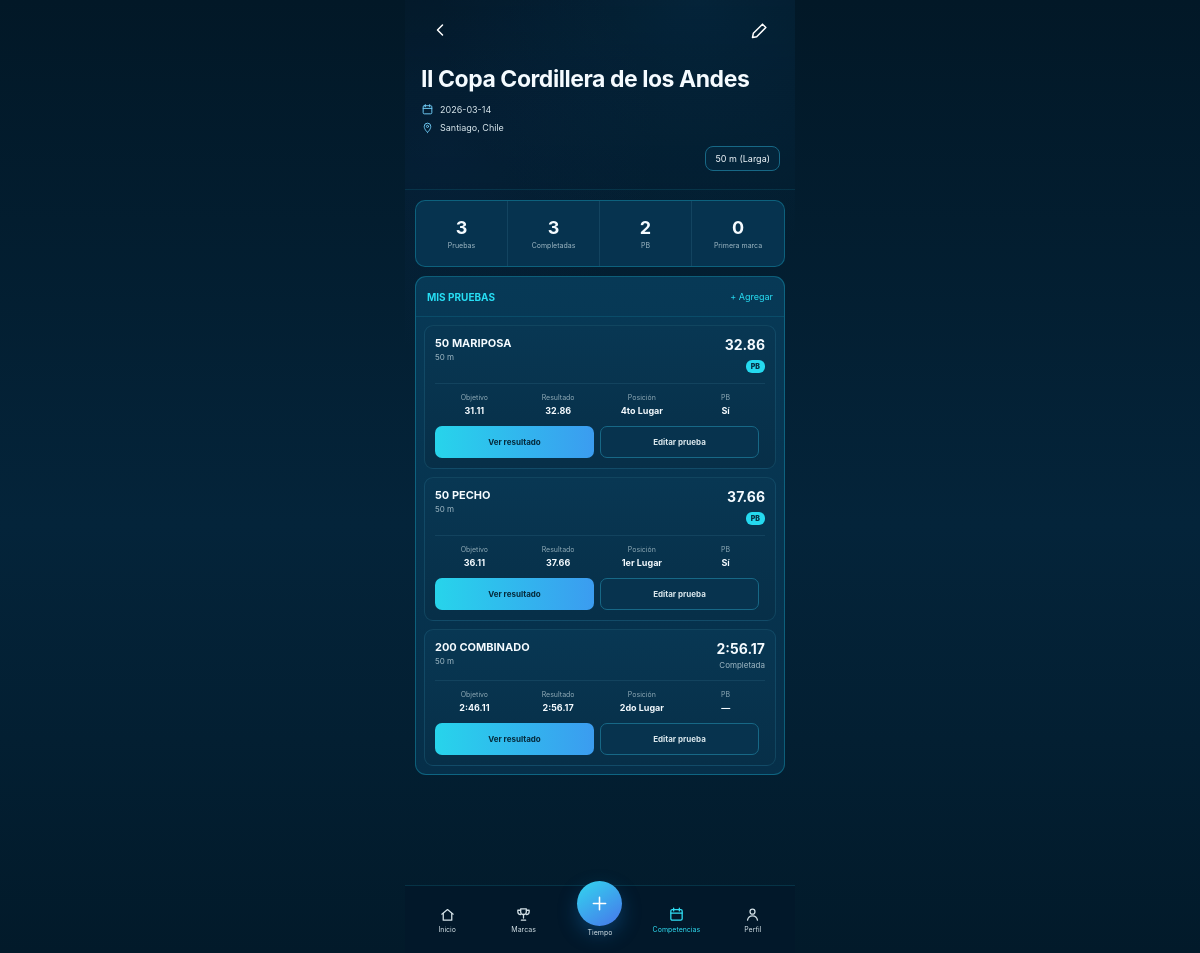
Screenshot of /competitions/2 with the database file from the repository.
### tables this page shows
CREATE TABLE competitions (
        id INTEGER PRIMARY KEY AUTOINCREMENT,
        name TEXT NOT NULL,
        competition_date TEXT NOT NULL,
        location TEXT,
        pool_length INTEGER NOT NULL,
        notes TEXT,
        created_at TEXT NOT NULL DEFAULT CURRENT_TIMESTAMP
    );

CREATE TABLE competition_events (
        id INTEGER PRIMARY KEY AUTOINCREMENT,
        competition_id INTEGER NOT NULL,
        distance INTEGER NOT NULL,
        stroke TEXT NOT NULL,
        target_cs INTEGER,
        status TEXT NOT NULL DEFAULT 'Pendiente',
        created_at TEXT NOT NULL DEFAULT CURRENT_TIMESTAMP, position TEXT, notes TEXT,
        FOREIGN KEY(competition_id) REFERENCES competitions(id) ON DELETE CASCADE
    );

CREATE TABLE swims (
        id INTEGER PRIMARY KEY AUTOINCREMENT,
        distance INTEGER NOT NULL,
        stroke TEXT NOT NULL,
        pool_length INTEGER NOT NULL,
        time_cs INTEGER NOT NULL,
        swim_date TEXT NOT NULL,
        kind TEXT NOT NULL DEFAULT 'Competencia',
        event_name TEXT,
        notes TEXT,
        competition_id INTEGER,
        planned_event_id INTEGER,
        created_at TEXT NOT NULL DEFAULT CURRENT_TIMESTAMP,
        FOREIGN KEY(competition_id) REFERENCES competitions(id) ON DELETE SET NULL
    );

### app.py (the view)
@app.route("/competitions/<int:competition_id>")
def competition_detail(competition_id):
    conn = get_db()
    comp = conn.execute(
        "SELECT * FROM competitions WHERE id=?", (competition_id,)
    ).fetchone()
    if not comp:
        conn.close()
        return "Competencia no encontrada", 404
    events = conn.execute("""
        SELECT ce.*,
               s.id AS swim_id,
               s.time_cs,
               s.swim_date,
               s.kind,
               s.notes AS swim_notes,
               (
                   SELECT MIN(s2.time_cs)
                   FROM swims s2
                   WHERE s2.distance = ce.distance
                     AND s2.stroke = ce.stroke
                     AND s2.pool_length = c.pool_length
                     AND (
                       s.id IS NULL OR
                       (s2.swim_date < s.swim_date OR
                       (s2.swim_date = s.swim_date AND s2.id < s.id))
                     )
               ) AS prior_pb
        FROM competition_events ce
        JOIN competitions c ON c.id=ce.competition_id
        LEFT JOIN swims s ON s.planned_event_id=ce.id
        WHERE ce.competition_id=?
        ORDER BY ce.id
    """, (competition_id,)).fetchall()
    enriched = []
    completed = 0
    new_pbs = 0
    first_marks = 0
    for e in events:
        item = dict(e)
        item["splits"] = []
        item["is_pb"] = False
        item["is_first"] = False
        item["improvement_cs"] = None
        if e["swim_id"]:
            completed += 1
            splits = conn.execute("""
                SELECT *
                FROM splits
                WHERE swim_id=?
                ORDER BY split_distance ASC, id ASC
            """, (e["swim_id"],)).fetchall()
            item["splits"] = [dict(x) for x in splits]
            if e["prior_pb"] is None:
                first_marks += 1
                item["is_first"] = True
            elif e["time_cs"] <= e["prior_pb"]:
                new_pbs += 1
                item["is_pb"] = True
                item["improvement_cs"] = e["prior_pb"] - e["time_cs"]
        enriched.append(item)
    conn.close()
    return render_template(
        "competition_detail.html",
        comp=comp,
        events=enriched,
        total_races=len(events),
        completed=completed,
        new_pbs=new_pbs,
        first_marks=first_marks
    )

### app.py (called while the page is built)
def get_db():
    conn = sqlite3.connect(DB)
    conn.row_factory = sqlite3.Row
    conn.execute("PRAGMA foreign_keys = ON")
    return conn

def fmt_time(cs: int) -> str:
    total_seconds = cs / 100
    minutes = int(total_seconds // 60)
    seconds = total_seconds - minutes * 60
    return f"{minutes}:{seconds:05.2f}" if minutes else f"{seconds:.2f}"

@app.template_filter("swimtime")
def swimtime_filter(cs):
    return fmt_time(cs)

### templates/competition_detail.html (shortened to what this page needs)
{% extends "base.html" %}
{% block content %}
<div class="sp27-page">
  <section class="sp27-water-head">
    <div class="sp27-topbar">
      <a href="{{ url_for('competitions') }}" class="sp27-icon-btn" aria-label="Volver">
        <svg viewBox="0 0 24 24"><path d="m15 18-6-6 6-6"/></svg>
      </a>
      <div class="sp27-top-actions">
        <a href="{{ url_for('edit_competition', competition_id=comp.id) }}" class="sp27-icon-btn" aria-label="Editar competencia">
          <svg viewBox="0 0 24 24"><path d="m4 16-1 5 5-1L19 9l-4-4L4 16Z"/></svg>
        </a>
      </div>
    </div>
    <h1>{{ comp.name }}</h1>
    <div class="sp27-meta-line">
      <svg viewBox="0 0 24 24"><rect x="4" y="5" width="16" height="15" rx="2"/><path d="M8 3v4M16 3v4M4 10h16"/></svg>
      <span>{{ comp.competition_date }}</span>
    </div>
    <div class="sp27-meta-line">
      <svg viewBox="0 0 24 24"><path d="M12 21s6-5 6-11a6 6 0 1 0-12 0c0 6 6 11 6 11Z"/><circle cx="12" cy="10" r="2"/></svg>
      <span>{{ comp.location or 'Sin ubicación' }}</span>
    </div>
    <span class="sp27-course">{{ comp.pool_length }} m ({% if comp.pool_length == 25 %}Corta{% else %}Larga{% endif %})</span>
  </section>
  <section class="sp27-summary">
    <article><strong>{{ total_races }}</strong><span>Pruebas</span></article>
    <article><strong>{{ completed }}</strong><span>Completadas</span></article>
    <article><strong>{{ new_pbs }}</strong><span>PB</span></article>
    <article><strong>{{ first_marks }}</strong><span>Primera marca</span></article>
  </section>
  <section class="sp27-card">
    <div class="sp27-card-head">
      <h2>MIS PRUEBAS</h2>
      <a href="{{ url_for('new_competition_event', competition_id=comp.id) }}">+ Agregar</a>
    </div>
    <div class="sp27-events">
      {% for e in events %}
      <article class="sp27-event-card {% if e.swim_id %}completed{% endif %}">
        <div class="sp27-event-main">
          <div>
            <strong>{{ e.distance }} {{ e.stroke|upper }}</strong>
            <span>{{ comp.pool_length }} m</span>
          </div>
          <div class="sp27-event-status">
            {% if e.swim_id %}
              <strong>{{ e.time_cs|swimtime }}</strong>
              {% if e.is_pb %}<em>PB</em>
              {% elif e.is_first %}<small class="sp27-good">Primera marca</small>
              {% else %}<small>Completada</small>{% endif %}
            {% else %}
              <strong>Pendiente</strong>
              <small>{% if e.target_cs %}Objetivo {{ e.target_cs|swimtime }}{% else %}Sin objetivo{% endif %}</small>
            {% endif %}
          </div>
        </div>
        <div class="sp27-event-details">
          <div><span>Objetivo</span><strong>{% if e.target_cs %}{{ e.target_cs|swimtime }}{% else %}—{% endif %}</strong></div>
          <div><span>Resultado</span><strong>{% if e.time_cs %}{{ e.time_cs|swimtime }}{% else %}—{% endif %}</strong></div>
          <div><span>Posición</span><strong>{{ e.position or '—' }}</strong></div>
          <div><span>PB</span><strong>{% if e.is_pb %}Sí{% elif e.is_first %}Primera{% else %}—{% endif %}</strong></div>
        </div>
        <div class="sp27-event-actions">
          {% if e.swim_id %}
            <a class="primary" href="{{ url_for('swim_detail', swim_id=e.swim_id) }}">Ver resultado</a>
          {% else %}
            <a class="primary" href="{{ url_for('add_swim', competition_id=comp.id, planned_event_id=e.id) }}">Registrar resultado</a>
          {% endif %}
          <a href="{{ url_for('edit_competition_event', event_id=e.id) }}">Editar prueba</a>
        </div>
      </article>
      {% else %}
        <div class="sp27-empty">Aún no has agregado pruebas.</div>
      {% endfor %}
    </div>
  </section>
</div>
{% endblock %}

### rows the page displays
competitions: name "II Copa Cordillera de los Andes", competition_date "2026-03-14", location "Santiago, Chile", pool_length "50"
competition_events: distance "50", stroke "MARIPOSA", time_cs|swimtime "32.86", shows "PB", target_cs|swimtime "31.11", position "4to Lugar", shows "Sí"
competition_events: distance "50", stroke "PECHO", time_cs|swimtime "37.66", shows "PB", target_cs|swimtime "36.11", position "1er Lugar", shows "Sí"
competition_events: distance "200", stroke "COMBINADO", time_cs|swimtime "2:56.17", shows "Completada", target_cs|swimtime "2:46.11", position "2do Lugar"

### other values shown
{{ total_races }} "3"
{{ completed }} "3"
{{ new_pbs }} "2"
{{ first_marks }} "0"
